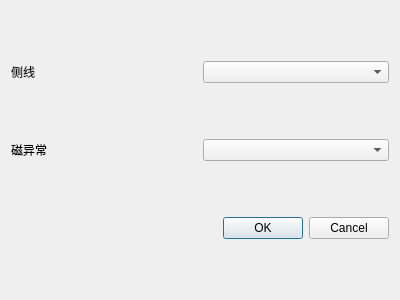
<?xml version="1.0" encoding="UTF-8"?>
<ui version="4.0">
 <class>Dialog</class>
 <widget class="QDialog" name="Dialog">
  <property name="geometry">
   <rect>
    <x>0</x>
    <y>0</y>
    <width>400</width>
    <height>300</height>
   </rect>
  </property>
  <property name="windowTitle">
   <string>Dialog</string>
  </property>
  <layout class="QVBoxLayout" name="verticalLayout">
   <item>
    <layout class="QHBoxLayout" name="horizontalLayout">
     <item>
      <widget class="QLabel" name="label">
       <property name="text">
        <string>侧线</string>
       </property>
      </widget>
     </item>
     <item>
      <widget class="QComboBox" name="cb1"/>
     </item>
    </layout>
   </item>
   <item>
    <layout class="QHBoxLayout" name="horizontalLayout_2">
     <item>
      <widget class="QLabel" name="label_2">
       <property name="text">
        <string>磁异常</string>
       </property>
      </widget>
     </item>
     <item>
      <widget class="QComboBox" name="cb2"/>
     </item>
    </layout>
   </item>
   <item>
    <widget class="QDialogButtonBox" name="buttonBox">
     <property name="orientation">
      <enum>Qt::Horizontal</enum>
     </property>
     <property name="standardButtons">
      <set>QDialogButtonBox::Cancel|QDialogButtonBox::Ok</set>
     </property>
    </widget>
   </item>
  </layout>
 </widget>
 <resources/>
 <connections>
  <connection>
   <sender>buttonBox</sender>
   <signal>accepted()</signal>
   <receiver>Dialog</receiver>
   <slot>accept()</slot>
   <hints>
    <hint type="sourcelabel">
     <x>248</x>
     <y>254</y>
    </hint>
    <hint type="destinationlabel">
     <x>157</x>
     <y>274</y>
    </hint>
   </hints>
  </connection>
  <connection>
   <sender>buttonBox</sender>
   <signal>rejected()</signal>
   <receiver>Dialog</receiver>
   <slot>reject()</slot>
   <hints>
    <hint type="sourcelabel">
     <x>316</x>
     <y>260</y>
    </hint>
    <hint type="destinationlabel">
     <x>286</x>
     <y>274</y>
    </hint>
   </hints>
  </connection>
 </connections>
</ui>
